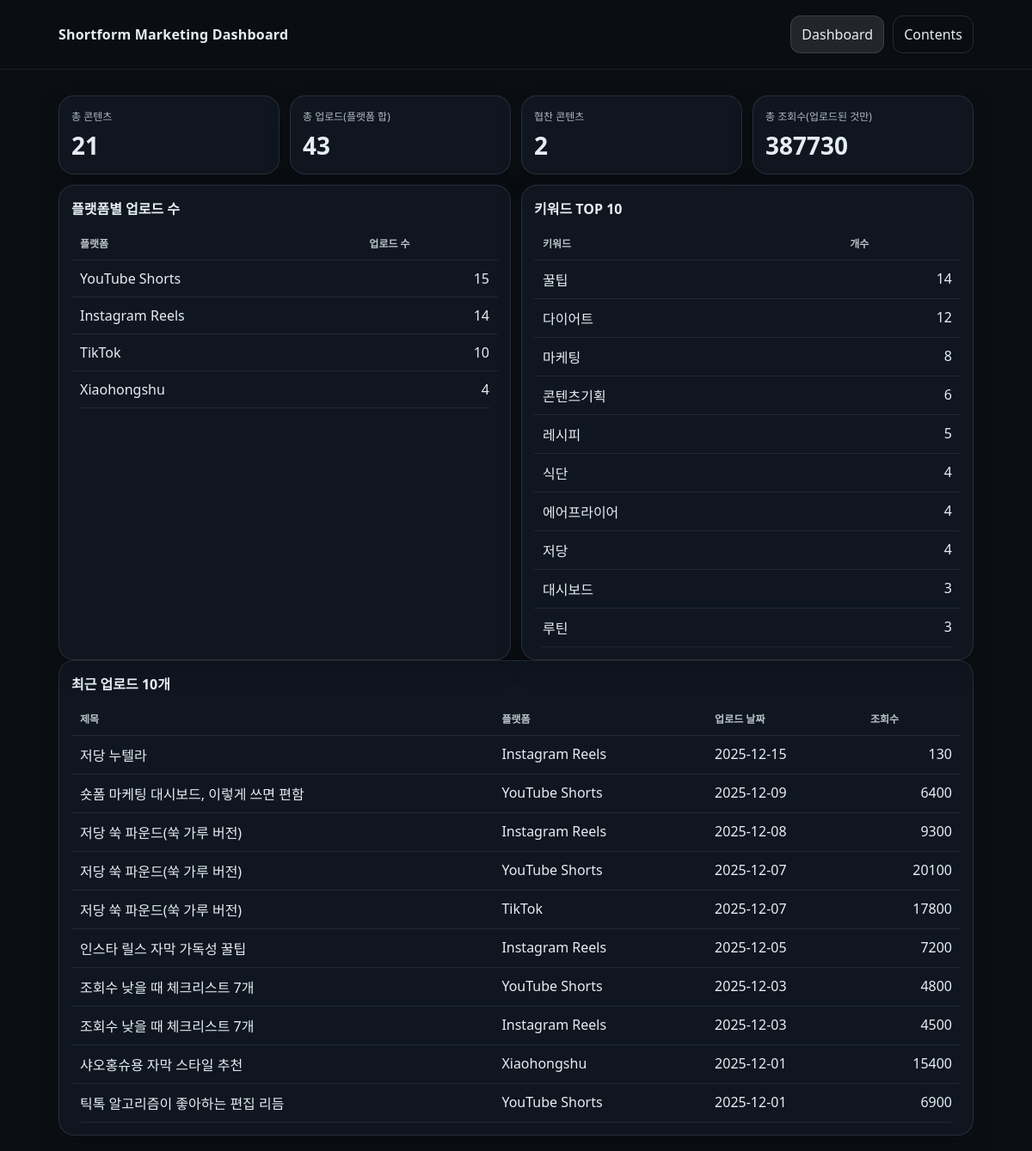
The page / on the database its author committed.
### tables this page shows
CREATE TABLE platforms (
  platform_id INTEGER PRIMARY KEY AUTOINCREMENT,
  name TEXT NOT NULL UNIQUE
);

CREATE TABLE keywords (
  keyword_id INTEGER PRIMARY KEY AUTOINCREMENT,
  keyword TEXT NOT NULL UNIQUE
);

CREATE TABLE content_platform (
  content_id INTEGER NOT NULL,
  platform_id INTEGER NOT NULL,
  is_uploaded INTEGER NOT NULL DEFAULT 0,
  upload_date TEXT,
  upload_url TEXT,
  views INTEGER DEFAULT 0,
  PRIMARY KEY (content_id, platform_id),
  FOREIGN KEY (content_id) REFERENCES contents(content_id),
  FOREIGN KEY (platform_id) REFERENCES platforms(platform_id)
);

CREATE TABLE contents (
  content_id INTEGER PRIMARY KEY AUTOINCREMENT,
  plan_done INTEGER NOT NULL DEFAULT 0,
  plan_date TEXT,
  title TEXT NOT NULL,
  description TEXT,
  script TEXT,
  thumbnail_concept TEXT,
  sponsored INTEGER NOT NULL DEFAULT 0,
  created_at TEXT DEFAULT (datetime('now'))
);

### app.py (the view)
@app.route("/")
def dashboard():
    con = get_db()
    cur = con.cursor()
    total_contents = cur.execute("SELECT COUNT(*) AS n FROM contents").fetchone()["n"]
    sponsored_cnt = cur.execute("SELECT COUNT(*) AS n FROM contents WHERE sponsored=1").fetchone()["n"]
    total_uploads = cur.execute("SELECT COALESCE(SUM(is_uploaded),0) AS n FROM content_platform").fetchone()["n"]
    total_views = cur.execute("SELECT COALESCE(SUM(COALESCE(views,0)),0) AS n FROM content_platform WHERE is_uploaded=1").fetchone()["n"]
    platform_uploads = cur.execute("""
        SELECT p.name, COALESCE(SUM(cp.is_uploaded),0) AS uploaded_count
        FROM platforms p
        LEFT JOIN content_platform cp ON cp.platform_id = p.platform_id
        GROUP BY p.platform_id
        ORDER BY uploaded_count DESC
    """).fetchall()
    recent_uploads = cur.execute("""
        SELECT c.title, p.name AS platform, cp.upload_date, cp.views
        FROM content_platform cp
        JOIN contents c ON c.content_id = cp.content_id
        JOIN platforms p ON p.platform_id = cp.platform_id
        WHERE cp.is_uploaded = 1
        ORDER BY cp.upload_date DESC
        LIMIT 10
    """).fetchall()
    top_keywords = cur.execute("""
        SELECT k.keyword, COUNT(*) AS cnt
        FROM content_keyword ck
        JOIN keywords k ON k.keyword_id = ck.keyword_id
        GROUP BY k.keyword_id
        ORDER BY cnt DESC
        LIMIT 10
    """).fetchall()
    con.close()
    return render_template(
        "dashboard.html",
        app_title=APP_TITLE,
        total_contents=total_contents,
        sponsored_cnt=sponsored_cnt,
        total_uploads=total_uploads,
        total_views=total_views,
        platform_uploads=platform_uploads,
        recent_uploads=recent_uploads,
        top_keywords=top_keywords,
    )

### app.py (called while the page is built)
def get_db():
    con = sqlite3.connect(DB_PATH)
    con.row_factory = sqlite3.Row
    return con

### templates/dashboard.html (shortened to what this page needs)
<!doctype html>
<html lang="ko">
<head>
  <link rel="stylesheet" href="{{ url_for('static', filename='style.css') }}">
</head>
<body>
  <header class="topbar">
    <div class="wrap">
      <div class="brand">{{ app_title }}</div>
      <nav class="nav">
        <a class="navlink active" href="/">Dashboard</a>
        <a class="navlink" href="/contents">Contents</a>
      </nav>
    </div>
  </header>
  <main class="wrap">
    <section class="grid4">
      <div class="card">
        <div class="label">총 콘텐츠</div>
        <div class="value">{{ total_contents }}</div>
      </div>
      <div class="card">
        <div class="label">총 업로드(플랫폼 합)</div>
        <div class="value">{{ total_uploads }}</div>
      </div>
      <div class="card">
        <div class="label">협찬 콘텐츠</div>
        <div class="value">{{ sponsored_cnt }}</div>
      </div>
      <div class="card">
        <div class="label">총 조회수(업로드된 것만)</div>
        <div class="value">{{ total_views }}</div>
      </div>
    </section>
    <section class="grid2">
      <div class="panel">
        <h2>플랫폼별 업로드 수</h2>
        <table class="table">
          <thead><tr><th>플랫폼</th><th class="right">업로드 수</th></tr></thead>
          <tbody>
            {% for r in platform_uploads %}
            <tr>
              <td>{{ r["name"] }}</td>
              <td class="right">{{ r["uploaded_count"] }}</td>
            </tr>
            {% endfor %}
          </tbody>
        </table>
      </div>
      <div class="panel">
        <h2>키워드 TOP 10</h2>
        <table class="table">
          <thead><tr><th>키워드</th><th class="right">개수</th></tr></thead>
          <tbody>
            {% for r in top_keywords %}
            <tr>
              <td>{{ r["keyword"] }}</td>
              <td class="right">{{ r["cnt"] }}</td>
            </tr>
            {% endfor %}
          </tbody>
        </table>
      </div>
    </section>
    <section class="panel">
      <h2>최근 업로드 10개</h2>
      <table class="table">
        <thead><tr><th>제목</th><th>플랫폼</th><th>업로드 날짜</th><th class="right">조회수</th></tr></thead>
        <tbody>
          {% for r in recent_uploads %}
          <tr>
            <td>{{ r["title"] }}</td>
            <td>{{ r["platform"] }}</td>
            <td>{{ r["upload_date"] }}</td>
            <td class="right">{{ r["views"] }}</td>
          </tr>
          {% endfor %}
        </tbody>
      </table>
    </section>
  </main>
</body>
</html>

### static/style.css (style rules this page uses)
* { box-sizing: border-box; }
body { margin: 0; font-family: system-ui, -apple-system, "Segoe UI", Roboto, "Noto Sans KR", Arial, sans-serif; background:#0b0f14; color:#e6edf3; }
a { color: inherit; text-decoration: none; }
.wrap { max-width: 1100px; margin: 0 auto; padding: 18px; }
.topbar { position: sticky; top: 0; background: rgba(11,15,20,0.86); backdrop-filter: blur(8px); border-bottom: 1px solid rgba(255,255,255,0.08); }
.topbar .wrap { display:flex; align-items:center; justify-content:space-between; gap: 12px; }
.brand { font-weight: 800; letter-spacing: .2px; }
.nav { display:flex; gap: 10px; }
.navlink { padding: 10px 12px; border-radius: 12px; border: 1px solid rgba(255,255,255,0.12); }
.navlink.active { background: rgba(255,255,255,0.10); }
.grid4 { display:grid; grid-template-columns: repeat(4, 1fr); gap: 12px; margin-top: 12px; }
.grid2 { display:grid; grid-template-columns: 1fr 1fr; gap: 12px; margin-top: 12px; }
.card, .panel { background: rgba(18,26,36,0.75); border: 1px solid rgba(255,255,255,0.10); border-radius: 18px; padding: 14px; box-shadow: 0 10px 30px rgba(0,0,0,0.20); }
.card .label { opacity: .75; font-size: 12px; }
.card .value { font-size: 28px; font-weight: 800; margin-top: 6px; }
.panel h2 { margin: 0 0 10px; font-size: 16px; }
.table { width: 100%; border-collapse: collapse; overflow: hidden; border-radius: 12px; }
.table th, .table td { padding: 10px 10px; border-bottom: 1px solid rgba(255,255,255,0.08); vertical-align: top; }
.table th { text-align: left; font-size: 12px; opacity: .8; }
.right { text-align: right; }

### rows shown on the page
platforms: name "YouTube Shorts", uploaded_count "15"
platforms: name "Instagram Reels", uploaded_count "14"
platforms: name "TikTok", uploaded_count "10"
platforms: name "Xiaohongshu", uploaded_count "4"
keywords: keyword "꿀팁", cnt "14"
keywords: keyword "다이어트", cnt "12"
keywords: keyword "마케팅", cnt "8"
keywords: keyword "콘텐츠기획", cnt "6"
keywords: keyword "레시피", cnt "5"
keywords: keyword "식단", cnt "4"
keywords: keyword "에어프라이어", cnt "4"
keywords: keyword "저당", cnt "4"
keywords: keyword "대시보드", cnt "3"
keywords: keyword "루틴", cnt "3"
content_platform: title "저당 누텔라", platform "Instagram Reels", upload_date "2025-12-15", views "130"
content_platform: title "숏폼 마케팅 대시보드, 이렇게 쓰면 편함", platform "YouTube Shorts", upload_date "2025-12-09", views "6400"
content_platform: title "저당 쑥 파운드(쑥 가루 버전)", platform "Instagram Reels", upload_date "2025-12-08", views "9300"
content_platform: title "저당 쑥 파운드(쑥 가루 버전)", platform "YouTube Shorts", upload_date "2025-12-07", views "20100"
content_platform: title "저당 쑥 파운드(쑥 가루 버전)", platform "TikTok", upload_date "2025-12-07", views "17800"
content_platform: title "인스타 릴스 자막 가독성 꿀팁", platform "Instagram Reels", upload_date "2025-12-05", views "7200"
content_platform: title "조회수 낮을 때 체크리스트 7개", platform "YouTube Shorts", upload_date "2025-12-03", views "4800"
content_platform: title "조회수 낮을 때 체크리스트 7개", platform "Instagram Reels", upload_date "2025-12-03", views "4500"
content_platform: title "샤오홍슈용 자막 스타일 추천", platform "Xiaohongshu", upload_date "2025-12-01", views "15400"
content_platform: title "틱톡 알고리즘이 좋아하는 편집 리듬", platform "YouTube Shorts", upload_date "2025-12-01", views "6900"

### other values the page prints
{{ app_title }} "Shortform Marketing Dashboard"
{{ total_contents }} "21"
{{ total_uploads }} "43"
{{ sponsored_cnt }} "2"
{{ total_views }} "387730"
